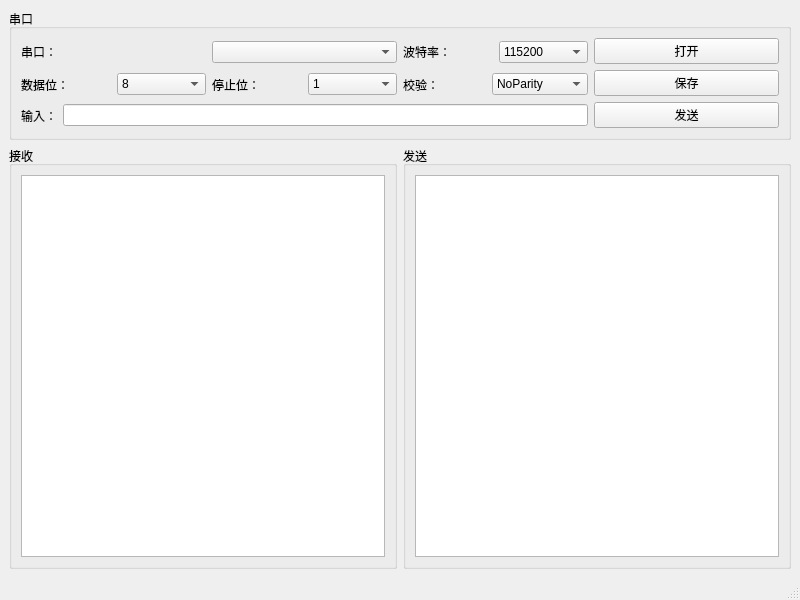
<?xml version="1.0" encoding="UTF-8"?>
<ui version="4.0">
 <class>MainWindow</class>
 <widget class="QMainWindow" name="MainWindow">
  <property name="geometry">
   <rect>
    <x>0</x>
    <y>0</y>
    <width>800</width>
    <height>600</height>
   </rect>
  </property>
  <property name="windowTitle">
   <string>MainWindow</string>
  </property>
  <widget class="QWidget" name="centralwidget">
   <layout class="QGridLayout" name="gridLayout_5">
    <item row="0" column="0">
     <widget class="QGroupBox" name="groupBox_3">
      <property name="title">
       <string>串口</string>
      </property>
      <layout class="QGridLayout" name="gridLayout_3">
       <item row="0" column="2">
        <layout class="QHBoxLayout" name="horizontalLayout_6">
         <item>
          <widget class="QLabel" name="label_5">
           <property name="text">
            <string>波特率：</string>
           </property>
          </widget>
         </item>
         <item>
          <widget class="QComboBox" name="comboBox_baudRate">
           <item>
            <property name="text">
             <string>115200</string>
            </property>
           </item>
          </widget>
         </item>
        </layout>
       </item>
       <item row="0" column="3" rowspan="3">
        <layout class="QVBoxLayout" name="verticalLayout">
         <item>
          <widget class="QPushButton" name="pushButton_serial_open">
           <property name="text">
            <string>打开</string>
           </property>
          </widget>
         </item>
         <item>
          <widget class="QPushButton" name="pushButton_serial_save">
           <property name="text">
            <string>保存</string>
           </property>
          </widget>
         </item>
         <item>
          <widget class="QPushButton" name="pushButton_serial_send">
           <property name="text">
            <string>发送</string>
           </property>
          </widget>
         </item>
        </layout>
       </item>
       <item row="1" column="0">
        <layout class="QHBoxLayout" name="horizontalLayout_5">
         <item>
          <widget class="QLabel" name="label_4">
           <property name="text">
            <string>数据位：</string>
           </property>
          </widget>
         </item>
         <item>
          <widget class="QComboBox" name="comboBox_dataBit">
           <item>
            <property name="text">
             <string>8</string>
            </property>
           </item>
           <item>
            <property name="text">
             <string>5</string>
            </property>
           </item>
           <item>
            <property name="text">
             <string>6</string>
            </property>
           </item>
           <item>
            <property name="text">
             <string>7</string>
            </property>
           </item>
           <item>
            <property name="text">
             <string>-1</string>
            </property>
           </item>
          </widget>
         </item>
        </layout>
       </item>
       <item row="1" column="1">
        <layout class="QHBoxLayout" name="horizontalLayout_4">
         <item>
          <widget class="QLabel" name="label_3">
           <property name="text">
            <string>停止位：</string>
           </property>
          </widget>
         </item>
         <item>
          <widget class="QComboBox" name="comboBox_stopBit">
           <item>
            <property name="text">
             <string>1</string>
            </property>
           </item>
           <item>
            <property name="text">
             <string>2</string>
            </property>
           </item>
           <item>
            <property name="text">
             <string>3</string>
            </property>
           </item>
           <item>
            <property name="text">
             <string>-1</string>
            </property>
           </item>
          </widget>
         </item>
        </layout>
       </item>
       <item row="2" column="0" colspan="3">
        <layout class="QHBoxLayout" name="horizontalLayout_7">
         <item>
          <widget class="QLabel" name="label_6">
           <property name="text">
            <string>输入：</string>
           </property>
          </widget>
         </item>
         <item>
          <widget class="QLineEdit" name="lineEdit_serial_input"/>
         </item>
        </layout>
       </item>
       <item row="0" column="0" colspan="2">
        <layout class="QHBoxLayout" name="horizontalLayout_2">
         <item>
          <widget class="QLabel" name="label">
           <property name="text">
            <string>串口：</string>
           </property>
          </widget>
         </item>
         <item>
          <widget class="QComboBox" name="comboBox_serialName"/>
         </item>
        </layout>
       </item>
       <item row="1" column="2">
        <layout class="QHBoxLayout" name="horizontalLayout_3">
         <item>
          <widget class="QLabel" name="label_2">
           <property name="text">
            <string>校验：</string>
           </property>
          </widget>
         </item>
         <item>
          <widget class="QComboBox" name="comboBox_checkBit">
           <item>
            <property name="text">
             <string>NoParity</string>
            </property>
           </item>
           <item>
            <property name="text">
             <string>EvenParity</string>
            </property>
           </item>
           <item>
            <property name="text">
             <string>OddParity</string>
            </property>
           </item>
           <item>
            <property name="text">
             <string>SpaceParity</string>
            </property>
           </item>
           <item>
            <property name="text">
             <string>MarkParity</string>
            </property>
           </item>
           <item>
            <property name="text">
             <string>Unknown</string>
            </property>
           </item>
          </widget>
         </item>
        </layout>
       </item>
      </layout>
     </widget>
    </item>
    <item row="1" column="0">
     <layout class="QGridLayout" name="gridLayout_4">
      <item row="0" column="0">
       <widget class="QGroupBox" name="groupBox">
        <property name="title">
         <string>接收</string>
        </property>
        <layout class="QGridLayout" name="gridLayout">
         <item row="0" column="0">
          <widget class="QTextEdit" name="textEdit_sub"/>
         </item>
        </layout>
       </widget>
      </item>
      <item row="0" column="1">
       <widget class="QGroupBox" name="groupBox_2">
        <property name="title">
         <string>发送</string>
        </property>
        <layout class="QGridLayout" name="gridLayout_2">
         <item row="0" column="0">
          <widget class="QTextEdit" name="textEdit_send"/>
         </item>
        </layout>
       </widget>
      </item>
     </layout>
    </item>
   </layout>
  </widget>
  <widget class="QMenuBar" name="menubar">
   <property name="geometry">
    <rect>
     <x>0</x>
     <y>0</y>
     <width>800</width>
     <height>27</height>
    </rect>
   </property>
  </widget>
  <widget class="QStatusBar" name="statusbar"/>
 </widget>
 <resources/>
 <connections/>
</ui>
